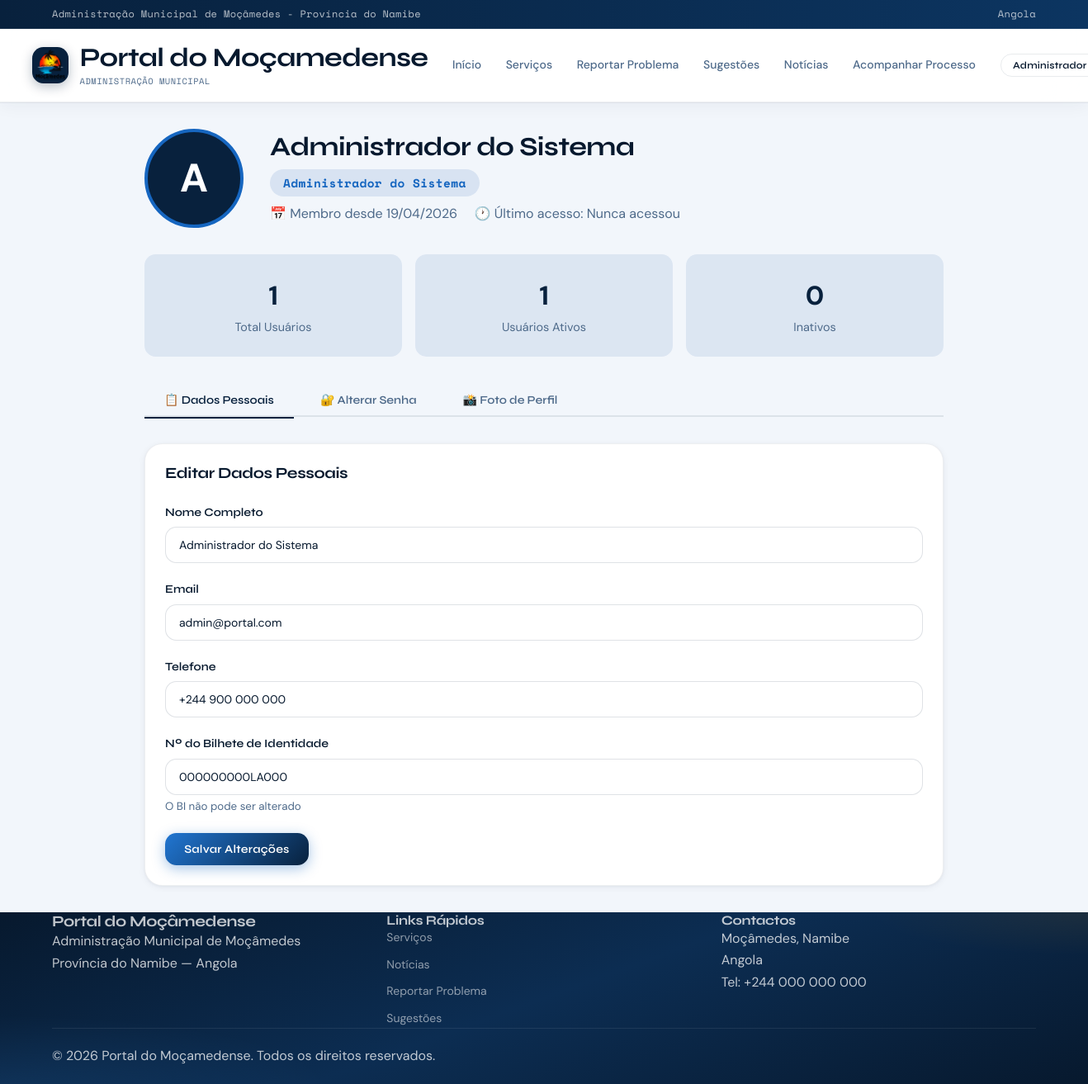
Screenshot of /pages/perfil.php (signed in) with the database file from the repository.
### tables this page shows
CREATE TABLE usuarios (
    id INT AUTO_INCREMENT PRIMARY KEY,
    nome VARCHAR(150) NOT NULL,
    email VARCHAR(150) UNIQUE NOT NULL,
    bi VARCHAR(20) UNIQUE NOT NULL,
    telefone VARCHAR(20),
    senha VARCHAR(255) NOT NULL,
    
    tipo ENUM(
        'cidadao',
        'funcionario',
        'admin_municipal',
        'admin_sistema'
    ) DEFAULT 'cidadao',
    
    estado ENUM('ativo','inativo') DEFAULT 'ativo',
    
    foto VARCHAR(255),
    
    data_registro TIMESTAMP DEFAULT CURRENT_TIMESTAMP,
    ultimo_login DATETIME,
    
    INDEX idx_tipo (tipo),
    INDEX idx_estado (estado)
);

### pages/perfil.php (the view, shortened to what this page needs)
<?php
require_once("../includes/conexao.php");
$usuario_id = $_SESSION['usuario_id'];
$nome_usuario = $_SESSION['nome'];
$tipo_usuario = $_SESSION['tipo'];
$sql = "SELECT id, nome, email, bi, telefone, tipo, estado, foto, data_registro, ultimo_login
        FROM usuarios WHERE id = ?";
$stmt = $conexao->prepare($sql);
$stmt->bind_param("i", $usuario_id);
$stmt->execute();
$usuario = $stmt->get_result()->fetch_assoc();
$total_solicitacoes = 0;
$total_processos = 0;
$ultimo_acesso = $usuario['ultimo_login'] ?? 'Nunca acessou';
if($tipo_usuario == 'cidadao'){
    $sql_stats = "SELECT COUNT(*) as total FROM solicitacoes WHERE usuario_id = ?";
    $stmt_stats = $conexao->prepare($sql_stats);
    $stmt_stats->bind_param("i", $usuario_id);
    $stmt_stats->execute();
    $total_solicitacoes = $stmt_stats->get_result()->fetch_assoc()['total'];
    $sql_andamento = "SELECT COUNT(*) as total FROM solicitacoes WHERE usuario_id = ? AND estado != 'Levantamento'";
    $stmt_andamento = $conexao->prepare($sql_andamento);
    $stmt_andamento->bind_param("i", $usuario_id);
    $stmt_andamento->execute();
    $total_processos = $stmt_andamento->get_result()->fetch_assoc()['total'];
} elseif($tipo_usuario == 'admin_sistema'){
    $sql_stats = "SELECT COUNT(*) as total FROM usuarios";
    $result = $conexao->query($sql_stats);
    $total_solicitacoes = $result->fetch_assoc()['total'];
    $sql_ativos = "SELECT COUNT(*) as total FROM usuarios WHERE estado = 'ativo'";
    $result = $conexao->query($sql_ativos);
    $total_processos = $result->fetch_assoc()['total'];
}
?>
<!DOCTYPE html>
<html lang="pt-br">
<head>
    <link rel="stylesheet" href="../assets/css/style.css">
</head>
<body>
    <header class="header">
        <div class="topbar">
            <div class="container flex items-center justify-between">
                <span>Administração Municipal de Moçâmedes - Província do Namibe</span>
                <span class="desktop-only">Angola</span>
            </div>
        </div>
        <div class="container header-inner">
            <a class="logo" href="index.php">
                <div class="logo-icon"><img src="../assets/img/favicon.ico" alt=""></div>
                <div class="logo-text">
                    <h1>Portal do Moçamedense</h1>
                    <p>Administração Municipal</p>
                </div>
            </a>
            <nav class="nav">
                <a href="index.php">Início</a>
                <a href="servicos.php">Serviços</a>
                <a href="reportar.php">Reportar Problema</a>
                <a href="sugestoes.php">Sugestões</a>
                <a href="noticias.php">Notícias</a>
                <a href="processo.php">Acompanhar Processo</a>
            </nav>
            <div class="nav-auth">
                <div class="user-menu">
                    <button class="btn btn-outline btn-sm" onclick="toggleUserDropdown()">
                        <?php echo htmlspecialchars(explode(' ', $nome_usuario)[0]); ?> ▼
                    </button>
                </div>
            </div>
        </div>
    </header>
    <main>
        <div class="perfil-container">
            <div class="perfil-header">
                <div class="perfil-avatar">
                    <?php if(!empty($usuario['foto']) && file_exists($usuario['foto'])): ?>
                        <img src="<?php echo $usuario['foto']; ?>" alt="Foto de perfil">
                    <?php else: ?>
                        <?php echo strtoupper(substr($usuario['nome'], 0, 1)); ?>
                    <?php endif; ?>
                </div>
                <div class="perfil-info">
                    <h1><?php echo htmlspecialchars($usuario['nome']); ?></h1>
                    <span class="badge <?php
                        if($tipo_usuario == 'cidadao') echo 'badge-blue';
                        elseif($tipo_usuario == 'funcionario') echo 'badge-green';
                        elseif($tipo_usuario == 'admin_municipal') echo 'badge-purple';
                        elseif($tipo_usuario == 'admin_sistema') echo 'badge-primary';
                    ?>">
                        <?php
                        if($tipo_usuario == 'cidadao') echo 'Cidadão';
                        elseif($tipo_usuario == 'funcionario') echo 'Funcionário';
                        elseif($tipo_usuario == 'admin_municipal') echo 'Administrador Municipal';
                        elseif($tipo_usuario == 'admin_sistema') echo 'Administrador do Sistema';
                        ?>
                    </span>
                    <p style="margin-top: 0.5rem; color: var(--muted-fg);">
                        <span>📅 Membro desde <?php echo date('d/m/Y', strtotime($usuario['data_registro'])); ?></span>
                        <span style="margin-left: 1rem;">🕐 Último acesso: <?php echo $ultimo_acesso; ?></span>
                    </p>
                </div>
            </div>
            <div class="perfil-stats">
                <?php if($tipo_usuario == 'cidadao'): ?>
                    <div class="stat-box">
                        <div class="numero"><?php echo $total_solicitacoes; ?></div>
                        <div class="label">Total de Solicitações</div>
                    </div>
                    <div class="stat-box">
                        <div class="numero"><?php echo $total_processos; ?></div>
                        <div class="label">Em Andamento</div>
                    </div>
                    <div class="stat-box">
                        <div class="numero"><?php echo $total_solicitacoes - $total_processos; ?></div>
                        <div class="label">Concluídos</div>
                    </div>
                <?php elseif($tipo_usuario == 'admin_sistema'): ?>
                    <div class="stat-box">
                        <div class="numero"><?php echo $total_solicitacoes; ?></div>
                        <div class="label">Total Usuários</div>
                    </div>
                    <div class="stat-box">
                        <div class="numero"><?php echo $total_processos; ?></div>
                        <div class="label">Usuários Ativos</div>
                    </div>
                    <div class="stat-box">
                        <div class="numero"><?php echo $total_solicitacoes - $total_processos; ?></div>
                        <div class="label">Inativos</div>
                    </div>
                <?php endif; ?>
            </div>
            <div class="perfil-tabs">
                <button class="tab-btn active" onclick="openTab(event, 'dados-pessoais')">📋 Dados Pessoais</button>
                <button class="tab-btn" onclick="openTab(event, 'alterar-senha')">🔐 Alterar Senha</button>
                <button class="tab-btn" onclick="openTab(event, 'foto')">📸 Foto de Perfil</button>
            </div>
            <div id="dados-pessoais" class="tab-pane active">
                <div class="card">
                    <div class="card-header">
                        <h3>Editar Dados Pessoais</h3>
                    </div>
                    <div class="card-body">
                        <form method="POST">
                            <div class="form-group">
                                <label>Nome Completo</label>
                                <input type="text" name="nome" class="form-control" value="<?php echo htmlspecialchars($usuario['nome']); ?>" required>
                            </div>
                            <div class="form-group">
                                <label>Email</label>
                                <input type="email" name="email" class="form-control" value="<?php echo htmlspecialchars($usuario['email']); ?>" required>
                            </div>
                            <div class="form-group">
                                <label>Telefone</label>
                                <input type="text" name="telefone" class="form-control" value="<?php echo htmlspecialchars($usuario['telefone'] ?? ''); ?>" placeholder="+244 000 000 000">
                            </div>
                            <div class="form-group">
                                <label>Nº do Bilhete de Identidade</label>
                                <input type="text" class="form-control" value="<?php echo htmlspecialchars($usuario['bi']); ?>" readonly disabled>
                                <small style="color: var(--muted-fg);">O BI não pode ser alterado</small>
                            </div>
                            <button type="submit" name="atualizar_perfil" class="btn btn-primary">
                                Salvar Alterações
                            </button>
                        </form>
                    </div>
                </div>
            </div>
        </div>
    </main>
    <footer class="footer">
        <div class="container">
            <div class="grid grid-3">
                <div>
                    <h3>Portal do Moçâmedense</h3>
                    <p>
                        Administração Municipal de Moçâmedes<br>
                        Província do Namibe — Angola
                    </p>
                </div>
                <div>
                    <h4>Links Rápidos</h4>
                    <div class="footer-links">
                        <a href="servicos.php">Serviços</a>
                        <a href="noticias.php">Notícias</a>
                        <a href="reportar.php">Reportar Problema</a>
                        <a href="sugestoes.php">Sugestões</a>
                    </div>
                </div>
                <div>
                    <h4>Contactos</h4>
                    <p>
                        Moçâmedes, Namibe<br>
                        Angola<br>
                        Tel: +244 000 000 000
                    </p>
                </div>
            </div>
            <div class="footer-bottom">
                © 2026 Portal do Moçamedense. Todos os direitos reservados.
            </div>
        </div>
    </footer>
</body>
</html>

### pages/perfil.php (style rules this page uses)
.perfil-container { max-width: 1000px; margin: 2rem auto; padding: 0 1rem; }
.perfil-header { display: flex; align-items: center; gap: 2rem; margin-bottom: 2rem; flex-wrap: wrap; }
.perfil-avatar { width: 120px; height: 120px; border-radius: 50%; background: var(--primary); color: white; display: flex; align-items: center; justify-content: center; font-size: 3rem; font-weight: 700; overflow: hidden; border: 4px solid var(--primary-light); }
.perfil-info h1 { font-size: 2rem; margin-bottom: 0.5rem; }
.perfil-info .badge { font-size: 0.9rem; padding: 0.3rem 1rem; }
.perfil-stats { display: grid; grid-template-columns: repeat(auto-fit, minmax(150px, 1fr)); gap: 1rem; margin-bottom: 2rem; }
.stat-box { background: var(--muted); padding: 1.5rem; border-radius: var(--radius); text-align: center; }
.stat-box .numero { font-size: 2rem; font-weight: 700; color: var(--primary); }
.stat-box .label { color: var(--muted-fg); font-size: 0.9rem; }
.perfil-tabs { display: flex; gap: 0.5rem; border-bottom: 2px solid var(--border); margin-bottom: 2rem; flex-wrap: wrap; }
.tab-btn { padding: 0.75rem 1.5rem; background: none; border: none; cursor: pointer; font-weight: 600; color: var(--muted-fg); position: relative; }
.tab-btn.active { color: var(--primary); }
.tab-btn.active::after { content: ''; position: absolute; bottom: -2px; left: 0; right: 0; height: 2px; background: var(--primary); }
.tab-pane { display: none; }
.tab-pane.active { display: block; }

### rows the page displays
usuarios: nome "A", nome "Administrador do Sistema", data_registro "19/04/2026", ultimo_login "Nunca acessou", email "admin@portal.com", telefone "+244 900 000 000", bi "000000000LA000"

### other values shown
explode(' ', $nome_usuario)[0] "Administrador"
$total_solicitacoes "1"
$total_processos "1"
$total_solicitacoes - $total_processos "0"
